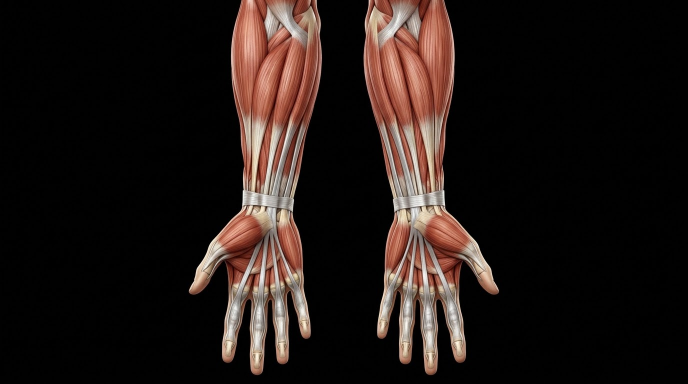
#> input picture assets/reptheory/anat_forearm_v1.png, 1376 x 768 px (shown at 1/2 size); its folder holds only this picture in this run
$ python -i composition.py   (imports and definitions only)
#> lines starting #> are read from the running program, lines starting #| are printed output that depends on the picture
"""Frame-aware placement hints — where the picture can afford to carry text.

Placement was previously blind: it chose a grid cell from style, text length
and aspect ratio alone. `placement.resolve_placement()` already accepts a
`composition` dict with `avoid` / `prefer` keys, but nothing in the pipeline
ever produced one, so those branches never ran and text regularly landed on
a face, a subject, or a clip's own burned-in captions.

This module fills that gap with local analysis only — numpy + Pillow, no
vision API, no extra dependency, deterministic for a given frame.
"""

from __future__ import annotations

from pathlib import Path
from typing import Any, Dict, List, Optional, Sequence, Tuple

from .placement import PLACEMENTS

# Rows/cols of the analysis grid, matching the 3x3 placement grid.
_ROWS = ("top", "center", "bottom")
_COLS = ("left", "center", "right")

# Busy-ness is judged RELATIVE to the frame, not against a fixed number.
# Absolute thresholds do not survive contact with real footage: a dark space
# plate and a lit interior differ by an order of magnitude in gradient energy,
# so any constant is either always or never tripped. A cell is busy when it
# carries markedly more detail than the frame's own median.
_BUSY_DETAIL_RATIO = 1.45
# ...but ignore the ratio entirely on frames that are flat everywhere, where
# 1.45x of almost nothing is still nothing.
_BUSY_DETAIL_FLOOR = 0.010
# Bright cells wash out white type even through the scrim.
_BRIGHT_MEAN = 0.66
# Burned-in captions / watermarks, again relative to the frame.
_TEXTLIKE_RATIO = 2.0
_TEXTLIKE_FLOOR = 0.015


def _cell_name(row: str, col: str) -> str:
    return "center" if (row == "center" and col == "center") else f"{row}_{col}"


def analyze_frame(image: Any) -> Dict[str, Any]:
    """Score a single frame's 3x3 grid and derive placement hints.

    Returns a dict shaped for `placement.resolve_placement(composition=...)`:
    `avoid` (list of placement ids), `prefer` (best cell), plus the raw
    per-cell scores for logging and tests.
    """
#> called with image = '../assets/reptheory/anat_forearm_v1.png'
    import numpy as np
    from PIL import Image

    if not isinstance(image, Image.Image):
        image = Image.open(image)
#> image is the input picture: PIL image 1376x768 RGB; mean R, G, B 33.2, 24.1, 21
    # Small working copy: placement decisions do not need full resolution,
    # and this keeps the per-scene cost negligible.
    # 384x216 keeps small burned-in captions detectable; 192x108 blurred them
    # away entirely, which is how a clip's own subtitles went unnoticed.
    frame = image.convert("L").resize((384, 216))
    arr = np.asarray(frame, dtype=np.float32) / 255.0

    # Subject map via spectral-residual saliency. A plain gradient mean was
    # measured to be useless here: across real frames every cell scored
    # 0.031-0.056, so no threshold could separate a subject from background
    # texture. Saliency does separate them, at negligible cost (an FFT on a
    # 128x72 image).
    detail = _saliency(arr)
#> in _saliency, `log_mag = np.log(np.abs(spectrum) + 1e-8)`:
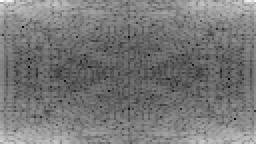
#> log_mag: shape (72, 128) float64 (shown 2 times larger); min -4.17, max 6.87, mean 1.03; drawn with min black and max white
#> in _saliency, `phase = np.angle(spectrum)`:
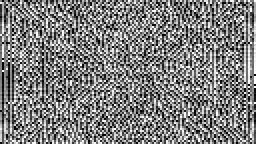
#> phase: shape (72, 128) float64 (shown 2 times larger); min -3.14, max 3.14, mean 0.000341; drawn with min black and max white
#> in _saliency, `averaged = np.real( np.fft.ifft2(np.fft.fft2(log_mag) * np.fft.fft2(ke..`:
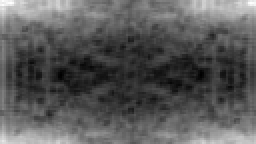
#> averaged: shape (72, 128) float64 (shown 2 times larger); min -1.09, max 4.89, mean 1.03; drawn with min black and max white
#> in _saliency, `residual = log_mag - averaged`:
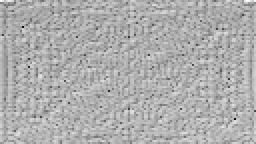
#> residual: shape (72, 128) float64 (shown 2 times larger); min -5.04, max 2.32, mean -2.31e-18; drawn with min black and max white
#> in _saliency, `sal = np.abs(np.fft.ifft2(np.exp(residual + 1j * phase))) ** 2`:
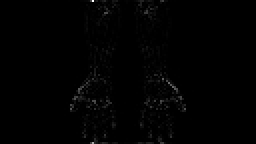
#> sal: shape (72, 128) float64 (shown 2 times larger); min 4.62e-11, max 0.0261, mean 0.000191; drawn with min black and max white
#> in _saliency, `peak = float(sal.max()) or 1.0`: peak = 0.0261
    gy, gx = np.gradient(arr)
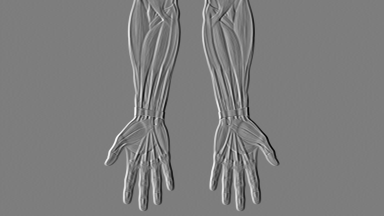
#> gx: shape (216, 384) float32; min -0.437, max 0.451, mean -3.31e-07; drawn with min black and max white
    grad = np.hypot(gx, gy)
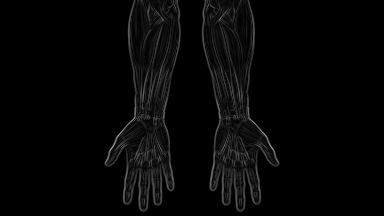
#> grad: shape (216, 384) float32; min 0, max 0.625, mean 0.0253

    h, w = arr.shape
#> h = 216; w = 384
    rh, cw = h // 3, w // 3
#> rh = 72; cw = 128
    cells: Dict[str, Dict[str, float]] = {}
    for ri, row in enumerate(_ROWS):
        for ci, col in enumerate(_COLS):
            ys = slice(ri * rh, (ri + 1) * rh if ri < 2 else h)
            xs = slice(ci * cw, (ci + 1) * cw if ci < 2 else w)
            patch = arr[ys, xs]
            dpatch = detail[ys, xs]
            gpatch = grad[ys, xs]
            # Burned-in captions and watermarks read as bright pixels with
            # very high local gradient — distinct from general scene texture.
            bright = patch > 0.75
            textlike = float((bright & (gpatch > 0.10)).mean()) if patch.size else 0.0
            cells[_cell_name(row, col)] = {
                "detail": float(dpatch.mean()),
                "mean": float(patch.mean()),
                "variance": float(patch.var()),
                "textlike": textlike,
            }
#> after the loop, cells = 9 items

    import statistics

    detail_median = statistics.median(m["detail"] for m in cells.values()) or 0.0
#> detail_median = 0.00353
    textlike_median = statistics.median(m["textlike"] for m in cells.values()) or 0.0
#> textlike_median = 0.00228
    busy_cut = max(_BUSY_DETAIL_FLOOR, detail_median * _BUSY_DETAIL_RATIO)
#> busy_cut = 0.01
    text_cut = max(_TEXTLIKE_FLOOR, textlike_median * _TEXTLIKE_RATIO)
#> text_cut = 0.015

    avoid: List[str] = []
    for name, m in cells.items():
        if (
            m["detail"] >= busy_cut
            or m["mean"] >= _BRIGHT_MEAN
            or m["textlike"] >= text_cut
        ):
            avoid.append(name)
#> this loop made 9 passes
#> name on passes 1 to 9: 'top_left', 'top_center', 'top_right', 'center_left', 'center', 'center_right', 'bottom_left', 'bottom_center', 'bottom_right'
#> after the loop, avoid = ['top_center', 'center', 'bottom_center']

    # Never let the analysis paint the whole frame as unusable — if it does,
    # keep the quietest three cells and treat the rest as avoid.
    ranked = sorted(cells.items(), key=lambda kv: _cost(kv[1]))
#> ranked = 9 items
    if len(avoid) >= len(PLACEMENTS) - 1:
        keep = {name for name, _ in ranked[:3]}
        avoid = [name for name in cells if name not in keep]

    return {
        "avoid": avoid,
        "prefer": ranked[0][0],
        "cells": cells,
        "thresholds": {"busy": round(busy_cut, 4), "textlike": round(text_cut, 4)},
    }


def _saliency(arr: "Any") -> "Any":
    """Spectral-residual saliency (Hou & Zhang). Pure numpy, no new deps."""
    import numpy as np
    from PIL import Image, ImageFilter

    small = np.asarray(
        Image.fromarray((arr * 255).astype("uint8")).resize((128, 72)),
        dtype=np.float64,
    ) / 255.0
    spectrum = np.fft.fft2(small)
    log_mag = np.log(np.abs(spectrum) + 1e-8)
    phase = np.angle(spectrum)
    kernel = np.ones((3, 3)) / 9.0
    averaged = np.real(
        np.fft.ifft2(np.fft.fft2(log_mag) * np.fft.fft2(kernel, s=log_mag.shape))
    )
    residual = log_mag - averaged
    sal = np.abs(np.fft.ifft2(np.exp(residual + 1j * phase))) ** 2
    peak = float(sal.max()) or 1.0
    sal = np.asarray(
        Image.fromarray((sal / peak * 255).astype("uint8")).filter(
            ImageFilter.GaussianBlur(3)
        ).resize((arr.shape[1], arr.shape[0])),
        dtype=np.float64,
    ) / 255.0
    return sal


def _cost(m: Dict[str, float]) -> float:
    """Lower is a better home for type."""
    return (
        m["detail"] * 3.0
        + max(0.0, m["mean"] - 0.55) * 1.5
        + m["textlike"] * 4.0
        + m["variance"] * 0.5
    )


# [83 lines left out: functions analyze_media, merge_composition, not called in this run]

>>> result = analyze_frame('../assets/reptheory/anat_forearm_v1.png')
#> result = 4 items

$ run again, on assets/reptheory/rep_bridge_v1.png
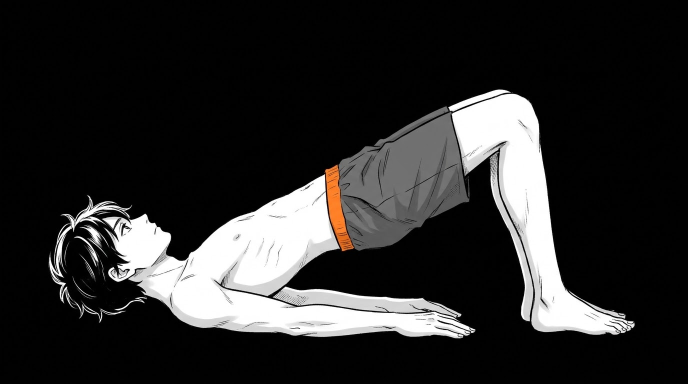
#> input picture assets/reptheory/rep_bridge_v1.png, 1376 x 768 px (shown at 1/2 size)
#> in analyze_frame, image is the input picture: PIL image 1376x768 RGB; mean R, G, B 43.6, 43.1, 42.8
#> peak = 0.0152
#> in analyze_frame, `gy, gx = np.gradient(arr)`:
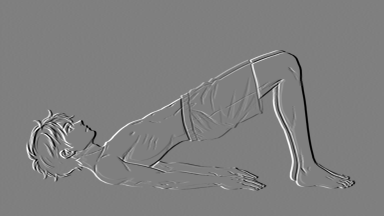
#> gx: shape (216, 384) float32; min -0.5, max 0.5, mean -1.51e-06; drawn with min black and max white
#> in analyze_frame, `grad = np.hypot(gx, gy)`:
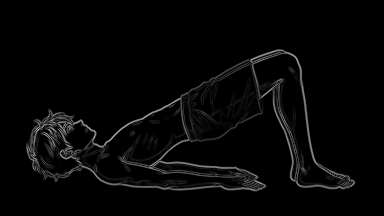
#> grad: shape (216, 384) float32; min 0, max 0.702, mean 0.025
#> after the loop in analyze_frame, `for ri, row in enumerate(_ROWS):`: cells = 9 items
#> detail_median = 0.0127
#> textlike_median = 0.0276
#> busy_cut = 0.0184
#> text_cut = 0.0551
#> the loop in analyze_frame, `for name, m in cells.items():` made 9 passes
#> name on passes 1 to 8: 'top_left', 'top_center', 'top_right', 'center_left', 'center', 'center_right', 'bottom_left', 'bottom_center'
#> after the loop in analyze_frame, `for name, m in cells.items():`: avoid = ['center_left', 'bottom_center']
#> ranked = 9 items
#> result = 4 items

$ run again, on assets/reptheory/rep_calf_raise_v1.png
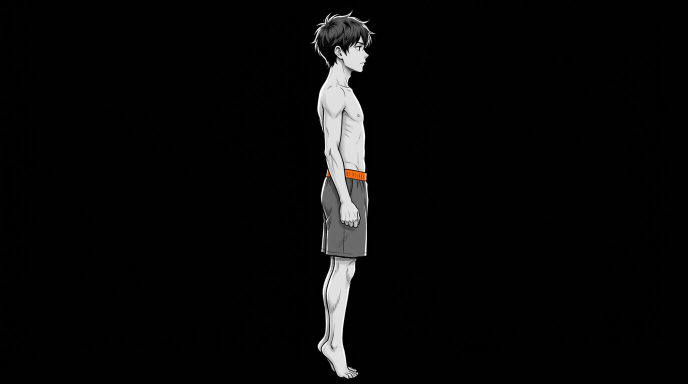
#> input picture assets/reptheory/rep_calf_raise_v1.png, 1376 x 768 px (shown at 1/2 size)
#> in analyze_frame, image is the input picture: PIL image 1376x768 RGB; mean R, G, B 8.6, 8.5, 8.5
#> peak = 0.0297
#> in analyze_frame, `grad = np.hypot(gx, gy)`:
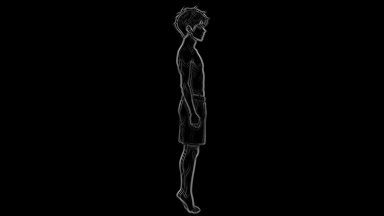
#> grad: shape (216, 384) float32; min 0, max 0.663, mean 0.00793
#> after the loop in analyze_frame, `for ri, row in enumerate(_ROWS):`: cells = 9 items
#> detail_median = 0
#> busy_cut = 0.01
#> text_cut = 0.015
#> the loop in analyze_frame, `for name, m in cells.items():` made 9 passes
#> name on passes 1 to 8: 'top_left', 'top_center', 'top_right', 'center_left', 'center', 'center_right', 'bottom_left', 'bottom_center'
#> after the loop in analyze_frame, `for name, m in cells.items():`: avoid = ['top_center', 'center', 'bottom_center']
#> ranked = 9 items
#> result = 4 items
